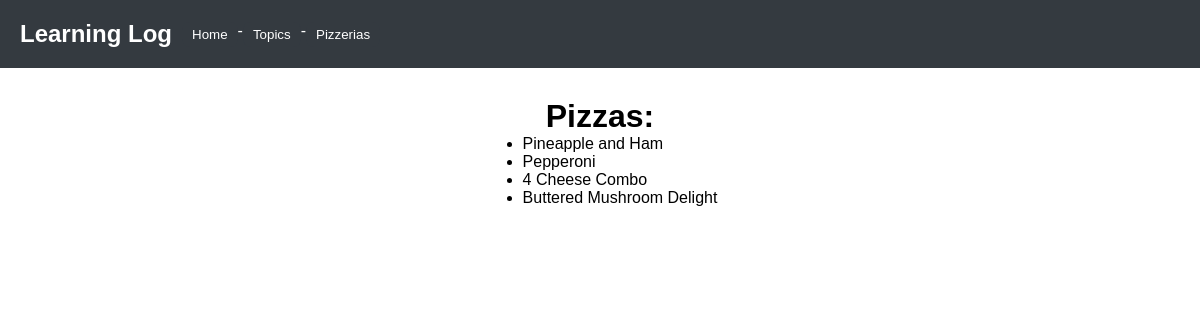
Page /pizzerias/1/ on the committed database.
### learning_logs/models.py (models this page shows)
class Pizza(models.Model):
    pizza = models.ForeignKey(Pizzeria, on_delete=models.CASCADE)
    name = models.CharField(max_length=50)
    def __str__(self):
        return f"{self.name[:50]}"

### learning_logs/views.py (the view)
# urls.py: path('pizzerias/<int:pizzeria_id>/', views.pizzas, name='pizza'),
def pizzas(request, pizzeria_id):
    pizzeria = Pizzeria.objects.get(pk=pizzeria_id) # the ID (some integer) of the page depends on the pizzeria id
    toppings = pizzeria.pizza_set.all()
    context = {'toppings': toppings, 'pizzeria': pizzeria}
    return render(request, 'learning_logs/pizzas.html', context)

### learning_logs/templates/learning_logs/pizzas.html (shortened to what this page needs)
{% extends 'learning_logs/base.html' %}
        {% block content %}
        <h1>Pizzas:</h1>
            <div>
                <ul>
                {% for topping in toppings %}
                    <li>{{topping}}</li>
                    {% empty %}
                        <li>There are no pizzas in this pizzeria!</li>
                {% endfor %}
                </ul>
            </div>
        {% endblock %}

### learning_logs/static/learning_logs/style.css (style rules this page uses)
* { font-family: sans-serif; margin: 0; }
div, p, h1 { display: grid; justify-content: center; }
* { text-decoration: none; }

### rows in the picture
Pizza: name "Pineapple and Ham"
Pizza: name "Pepperoni"
Pizza: name "4 Cheese Combo"
Pizza: name "Buttered Mushroom Delight"
